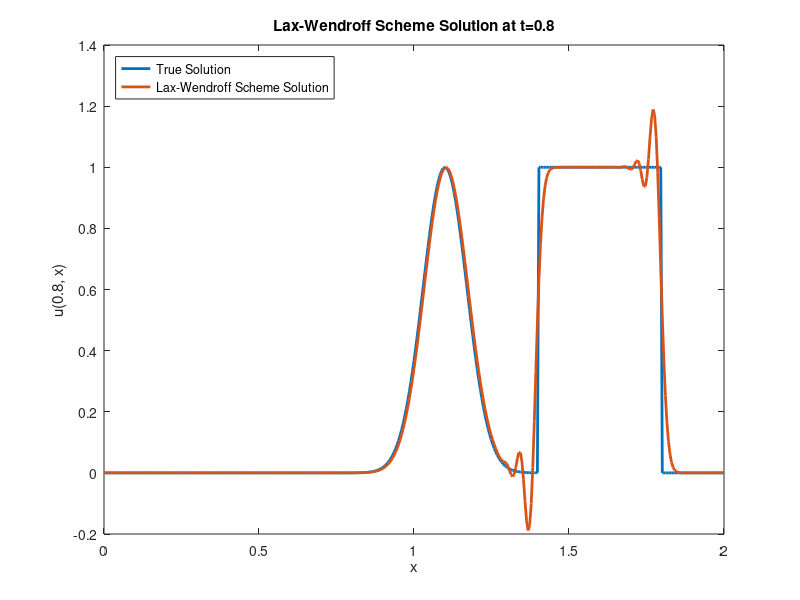

MATLAB code for this plot:
u0 = @(x) (x >= 0 & x<=0.6) .* exp(-100 .* (x-0.3).^2) + (x > 0.6 & x <= 1);
uexact = @(x, t) u0(x - t);

N = 200;
dx = 1 / (N + 1);
dt = 0.8 * dx;

xvals = 0:dx:2;
tvals = 0:dt:1;

[T, X] = meshgrid(tvals, xvals);

sol1 = zeros(length(xvals), 1);  %solution at t=0.5
sol2 = zeros(length(xvals), 1);  %solution at t=0.8

U = zeros(length(xvals), length(tvals));
U(:, 1) = u0(xvals);

for k = 2:length(tvals)
    for j = 2:(length(xvals)-1)
        U(j, k) = U(j, k-1) - (dt / (2 * dx)) * (U(j+1, k-1) - U(j-1, k-1)) + ...
            (dt^2 / (2 * dx^2)) * (U(j+1, k-1) - 2 * U(j, k-1) + U(j-1, k-1));
    end
    U(end, k) = (1 - dt/dx) * U(end, k-1) + (dt/dx) * U(end-1, k-1);
    if (tvals(k) >= 0.5 && norm(sol1) == 0)
        sol1 = U(:, k);
    end
    if (tvals(k) >= 0.8 && norm(sol2) == 0)
        sol2 = U(:, k);
    end
end

plot(xvals, uexact(xvals, 0.8), "LineWidth", 2)
hold on;
plot(xvals, sol2, "LineWidth", 2)
title("Lax-Wendroff Scheme Solution at t=0.8")
legend({"True Solution", "Lax-Wendroff Scheme Solution"}, 'Location', 'northwest');
xlabel("x")
ylabel("u(0.8, x)")